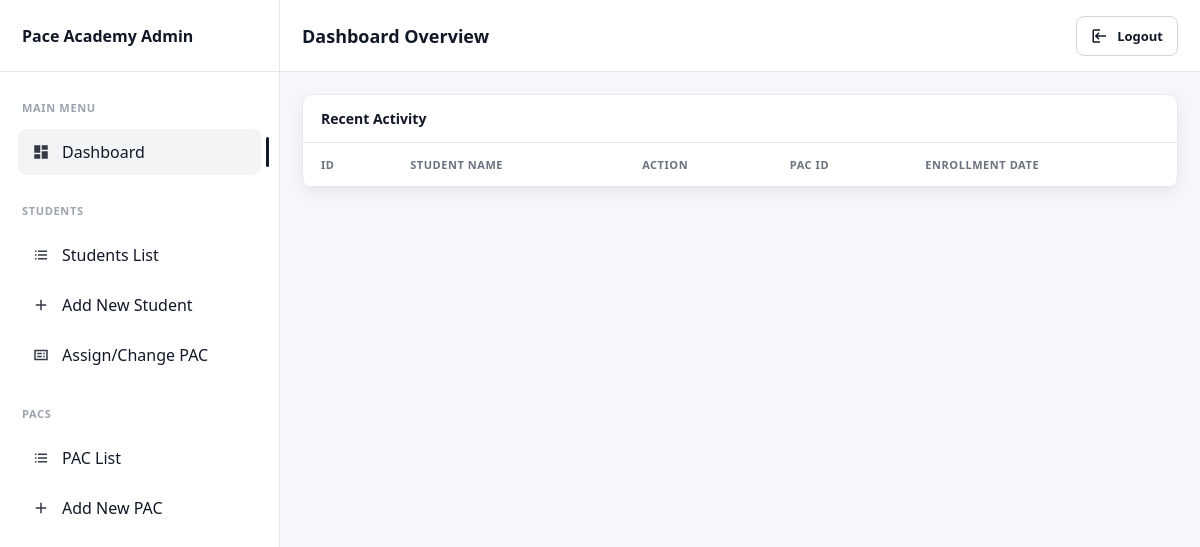
/home/, run on an earlier commit of the app's database.
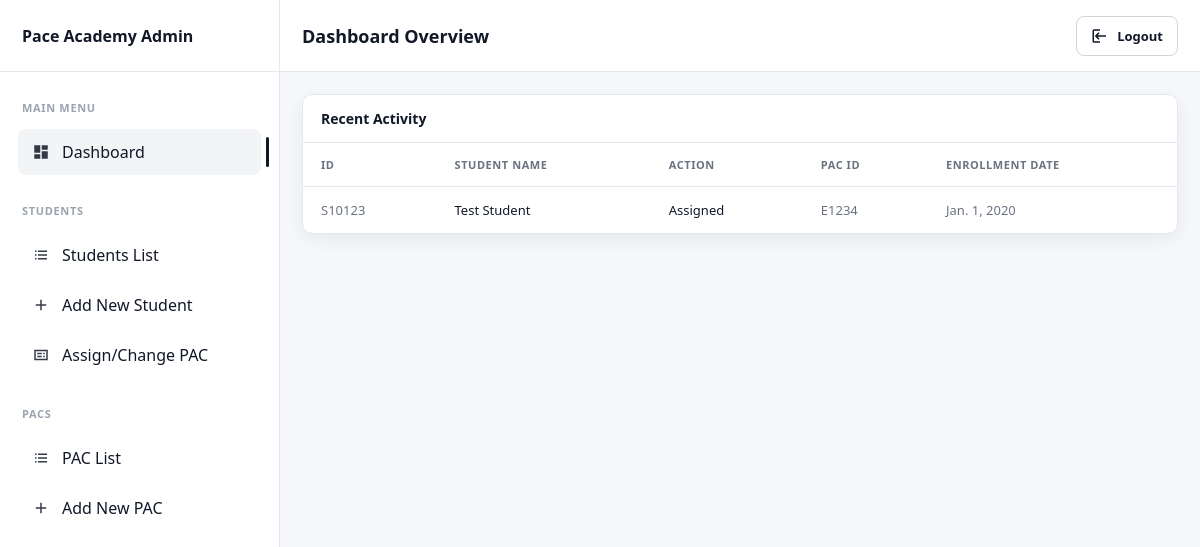
And on a later commit of the database.
### pacapp/models.py (models this page shows, shortened)
class Students(models.Model):
    student_id = models.IntegerField()
    first_name = models.CharField(max_length=100)
    last_name = models.CharField(max_length=100)
    email = models.EmailField()
    enrollment_date = models.DateField()
    assigned_pac = models.ForeignKey(Pacs, on_delete=models.CASCADE, related_name='students', null=True, blank=True)

class Pacs(models.Model):
    pac_id = models.IntegerField(primary_key=True)
    first_name = models.CharField(max_length=100)
    last_name = models.CharField(max_length=100)
    email = models.EmailField()

### pacapp/views.py (the view)
# urls.py: path("home/", views.home_view, name="home"),
def home_view(request):
    student=Students.objects.all()
    context={
        'students':student,
        'active_page': 'dashboard',
    }
    return render(request, "pacapp/home.html", context)

### pacapp/templates/pacapp/home.html (shortened to what this page needs)
{% extends "pacapp/dashboard_base.html" %}
{% load static %}
{% block page_title %}Dashboard Overview{% endblock %}
{% block content %}
<section class="card">
  <div class="card-header">
    <h2 class="card-title">Recent Activity</h2>
  </div>
  <div class="card-body">
    <table class="table">
      <thead>
        <tr>
          <th>ID</th>
          <th>STUDENT NAME</th>
          <th>ACTION</th>
          <th>PAC ID</th>
          <th>ENROLLMENT DATE</th>
        </tr>
      </thead>
      <tbody>
        {% for student in students %}
        <tr>
          <td class="muted">S{{student.student_id}}</td>
          <td>{{student.first_name}} {{student.last_name}}</td>
          <td>{% if student.assigned_pac %}Assigned{% else %} Unassigned {% endif %}</td>
          <td class="muted">E{{student.assigned_pac.pac_id|default:"N/A"}}</td>
          <td class="muted">{{student.enrollment_date}}</td>
        </tr>
        {% endfor %}
      </tbody>
    </table>
  </div>
</section>
{% endblock %}

What changed in the data, as far as the page shows it:
added Students: student_id "10123", first_name "Test", last_name "Student", shows "Assigned", assigned_pac.pac_id "1234", enrollment_date "Jan. 1, 2020"
